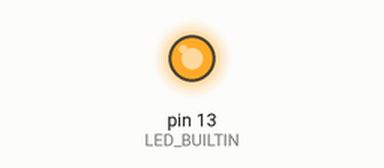
This sketch was run on a simulated Arduino Uno, built with avr-gcc and run on an emulated ATmega328P. On the bench: output pins drawn as LEDs (lit = HIGH). Pins used as bus, display or sensor lines are not drawn.

Above: at 0.7 s.
At 10.7 s:
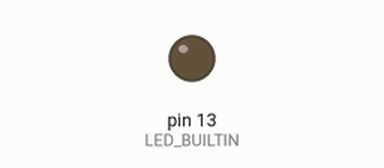
Timing chart, 0 to 11.9 s (numbered marks = the images above):
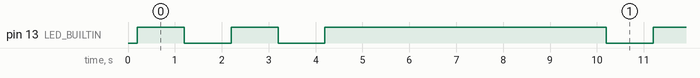

The sketch:

Reset_SOFT.ino
```cpp
//https://www.instructables.com/two-ways-to-reset-arduino-in-software/


int resetPin = 12;


void setup() {

  digitalWrite(resetPin, HIGH);
  delay(200);

  pinMode(LED_BUILTIN, OUTPUT);
  pinMode(resetPin, OUTPUT);
}

// the loop function runs over and over again forever
void loop() {
  digitalWrite(LED_BUILTIN, HIGH);   // turn the LED on (HIGH is the voltage level)
  delay(1000);                       // wait for a second
  digitalWrite(LED_BUILTIN, LOW);    // turn the LED off by making the voltage LOW
  delay(1000);                       // wait for a second
  digitalWrite(LED_BUILTIN, HIGH);   // turn the LED on (HIGH is the voltage level)
  delay(1000);                       // wait for a second
  digitalWrite(LED_BUILTIN, LOW);    // turn the LED off by making the voltage LOW
  delay(1000);
  digitalWrite(LED_BUILTIN, HIGH);   // turn the LED on (HIGH is the voltage level)
  delay(5000);                       // wait for a second
  digitalWrite(resetPin, LOW);


}
```

Measured:
- by itself, pin 13 (LED_BUILTIN): repeats every 9.0 s: LOW 1.0 s, HIGH 1.0 s, LOW 1.0 s, HIGH 6.0 s
- by itself, everything shown: repeats every 9.0 s, in 4 steps
